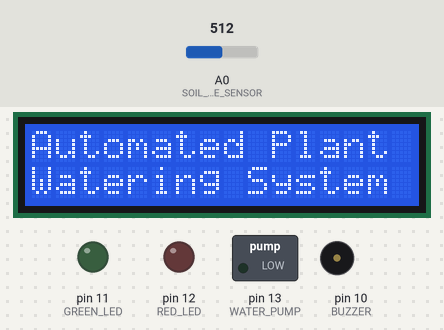
The sketch below on a simulated Arduino Uno, built with avr-gcc and run on an emulated ATmega328P. Shown: 16×2 character LCD, switched loads named in the sketch (green lamp = pin HIGH), output pins drawn as LEDs (lit = HIGH), buzzer (waves = sounding). Inputs (shaded band) come from the test bench; at power-on: A0 (SOIL_MOISTURE_SENSOR) = 512.

Above: at 3.0 s.
At 6.8 s:
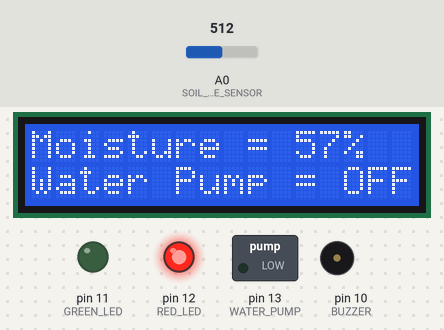
6.9 s: A0 (SOIL_MOISTURE_SENSOR) set to 457
At 8.0 s:
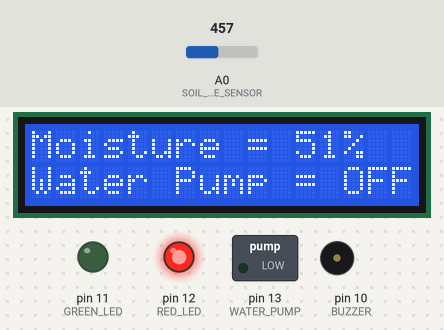
8.4 s: A0 (SOIL_MOISTURE_SENSOR) set to 425
At 8.66 s:
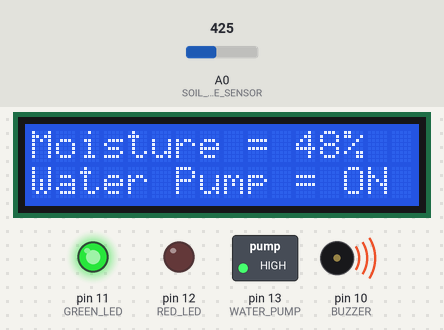
11.4 s: A0 (SOIL_MOISTURE_SENSOR) set to 511
At 12.7 s:
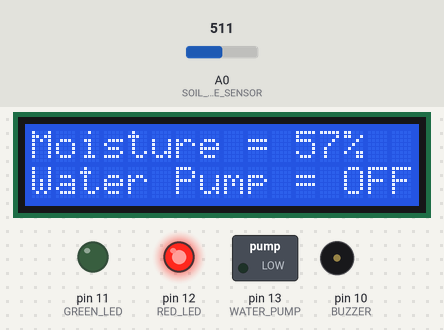
Timing chart, 0 to 14.4 s (numbered marks = the images above; inputs shaded):
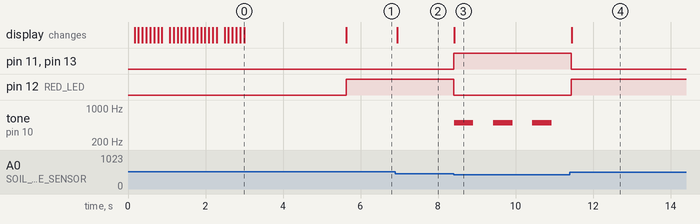

Measured:
- the behaviour switches between 443 and 442 on A0 (SOIL_MOISTURE_SENSOR) (found by bisection; images 2 and 3)
- after the input at 6.9 s, the display: changes at once (image 2)
- after the input at 8.4 s, pin 11 (GREEN_LED), pin 13 (WATER_PUMP): LOW → HIGH at once; pin 12 (RED_LED): HIGH → LOW at once; tone on pin 10 (BUZZER): alternates 500 Hz for 0.50 s and silent for 0.51 s, starting at once; the display: changes at once (image 3)
- after the input at 11.4 s, pin 11 (GREEN_LED), pin 13 (WATER_PUMP): HIGH → LOW at once; pin 12 (RED_LED): LOW → HIGH at once; tone on pin 10 (BUZZER): stops changing and stays silent; the display: changes after 0.05 s (image 4)
- what the display in image 0 shows lasts 2.6 s, from 3.0 s to 5.6 s

The sketch:

Automatic-Plant-Watering-System.ino
```cpp
/*
 * ============================================================
 * Project : Automatic Plant Watering System
 * Author  : Obito Justin
 * Platform: Arduino Uno
 * ============================================================
 * Description:
 * This system monitors soil moisture and automatically controls
 * a water pump. The LCD displays the moisture percentage and
 * pump status. LEDs indicate system status, and a buzzer alerts
 * when watering starts.
 * ============================================================
 */

#include <LiquidCrystal_I2C.h>

/*-------------------------------------------------------------
  Pin Definitions
-------------------------------------------------------------*/
const int SOIL_MOISTURE_SENSOR = A0;
const int WATER_PUMP           = 13;
const int GREEN_LED            = 11;
const int RED_LED              = 12;
const int BUZZER               = 10;

/*-------------------------------------------------------------
  LCD Configuration
-------------------------------------------------------------*/
LiquidCrystal_I2C lcd(0x27, 16, 2);

/*-------------------------------------------------------------
  Function Prototypes
-------------------------------------------------------------*/
void displayWelcomeMessage();
void updateDisplay(int moisture);
void waterPlant();
void stopWaterPump();
void playBuzzer();

/*-------------------------------------------------------------
  Setup
-------------------------------------------------------------*/
void setup()
{
    pinMode(WATER_PUMP, OUTPUT);
    pinMode(GREEN_LED, OUTPUT);
    pinMode(RED_LED, OUTPUT);
    pinMode(BUZZER, OUTPUT);

    lcd.init();
    lcd.backlight();

    displayWelcomeMessage();

    lcd.clear();
    lcd.setCursor(0, 0);
    lcd.print("Moisture =");

    lcd.setCursor(0, 1);
    lcd.print("Water Pump =");
}

/*-------------------------------------------------------------
  Main Loop
-------------------------------------------------------------*/
void loop()
{
    int sensorValue = analogRead(SOIL_MOISTURE_SENSOR);

    // Convert sensor value to moisture percentage
    int moisture = map(sensorValue, 0, 876, 0, 99);

    updateDisplay(moisture);

    if (moisture < 50)
    {
        waterPlant();
    }
    else
    {
        stopWaterPump();
    }
}

/*-------------------------------------------------------------
  Display Welcome Message
-------------------------------------------------------------*/
void displayWelcomeMessage()
{
    lcd.clear();

    String line1 = "Automated Plant";
    String line2 = "Watering System";

    lcd.setCursor(0, 0);

    for (int i = 0; i < line1.length(); i++)
    {
        lcd.print(line1.charAt(i));
        delay(100);
    }

    lcd.setCursor(0, 1);

    for (int i = 0; i < line2.length(); i++)
    {
        lcd.print(line2.charAt(i));
        delay(100);
    }

    delay(2500);
}

/*-------------------------------------------------------------
  Update LCD
-------------------------------------------------------------*/
void updateDisplay(int moisture)
{
    lcd.setCursor(11, 0);
    lcd.print("   ");
    lcd.setCursor(11, 0);
    lcd.print(moisture);
    lcd.print("%");
}

/*-------------------------------------------------------------
  Water Plant
-------------------------------------------------------------*/
void waterPlant()
{
    digitalWrite(WATER_PUMP, HIGH);
    digitalWrite(GREEN_LED, HIGH);
    digitalWrite(RED_LED, LOW);

    lcd.setCursor(13, 1);
    lcd.print("ON ");

    playBuzzer();
}

/*-------------------------------------------------------------
  Stop Water Pump
-------------------------------------------------------------*/
void stopWaterPump()
{
    digitalWrite(WATER_PUMP, LOW);
    digitalWrite(GREEN_LED, LOW);
    digitalWrite(RED_LED, HIGH);

    lcd.setCursor(13, 1);
    lcd.print("OFF");
}

/*-------------------------------------------------------------
  Buzzer Alert
-------------------------------------------------------------*/
void playBuzzer()
{
    tone(BUZZER, 500, 500);
    delay(1000);
}
```
